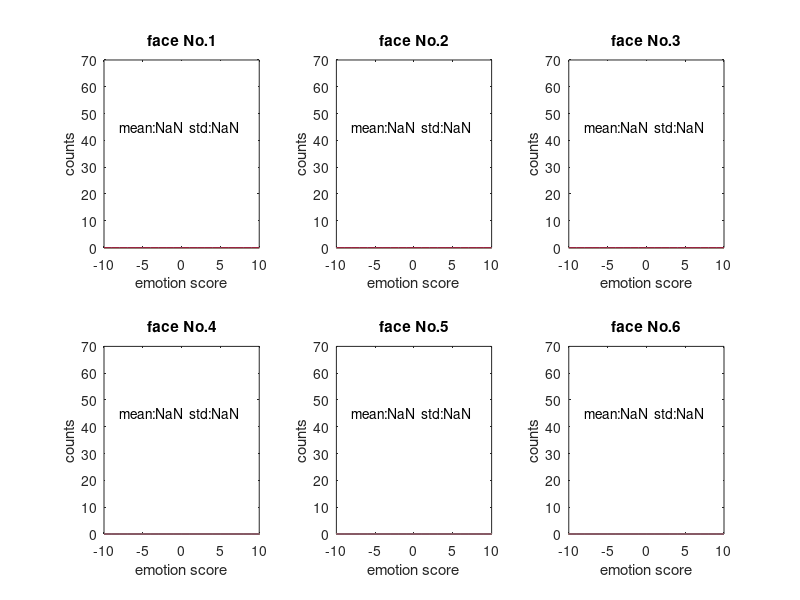

Reproduce this figure in MATLAB.
clear all;
close all;
 
singleOutlierStd= 2; 
overallOutlierStd = 2;
 
files = dir( 'Ensem_result_*.txt');
subjectNum = length(files);
 
data_raw = cell(subjectNum,5,6);
data_normed_byFace = cell(subjectNum,5,6);
data_normed_byIden = cell(subjectNum,5,6);
 
%====== these are the matrix you need ======%
avg_raw = zeros(subjectNum,5,3);
avg_normed_byFace = zeros(subjectNum,5,3);
avg_normed_byIden = zeros(subjectNum,5,3);
%===========================================%
 
 
%===== Read in data & Exclude Outlier======%
 
    % exclude outlier based on subject's own std
    raw_byFace_computeOutlier = cell(6);
    sub_low = zeros(subjectNum,6);
    sub_high = zeros(subjectNum,6);
 
    for sub = 1:subjectNum
        [isExp cond target judgement noBreak stairCase t1 t2 t3 t4 s1 s2 s3 s4 rep p1 p2 p3 p4]= textread(files(sub).name,'%d %d %d %d %d %d %f %f %f %f %d %d %d %d %d %d %d %d %d');
        temp_byFace = cell(6);
 
        for i=1:length(isExp)
            if noBreak(i) && isExp(i)
                temp_byFace{target(i)}(end+1) = judgement(i);
            end
        end
         
        for i = 1:6
            sub_low(sub,i) = mean(temp_byFace{i}) - singleOutlierStd * std(temp_byFace{i});
            sub_high(sub,i) = mean(temp_byFace{i}) + singleOutlierStd * std(temp_byFace{i});
        end
         
        for i=1:length(isExp)
            if isExp(i)
                isOutlier = judgement(i)< sub_low(sub,target(i)) && judgement(i) > sub_high(sub,target(i));
                if noBreak(i) && isExp(i) && ~isOutlier
                    raw_byFace_computeOutlier{target(i)}(end+1) = judgement(i);
                end
            end
        end
         
    end
     
    % exclude outlier based on overall distribution
    all_high = [];
    all_low = [];
    for i=1:6
        all_high(i) = mean(raw_byFace_computeOutlier{i}) + overallOutlierStd *std(raw_byFace_computeOutlier{i});
        all_low(i) = mean(raw_byFace_computeOutlier{i}) - overallOutlierStd *std(raw_byFace_computeOutlier{i});
    end
 
    for sub = 1:subjectNum
         [isExp cond target judgement noBreak stairCase t1 t2 t3 t4 s1 s2 s3 s4 rep p1 p2 p3 p4]= textread(files(sub).name,'%d %d %d %d %d %d %f %f %f %f %d %d %d %d %d %d %d %d %d');
         for i=1:length(isExp)
            if isExp(i) && noBreak(i)
                isOutlier_sub = judgement(i)>sub_high(sub,target(i)) || judgement(i)<sub_low(sub,target(i));
                isOutlier_all = judgement(i)>all_high(target(i)) || judgement(i)<all_low(target(i));
                if noBreak(i) && ~isOutlier_all  && ~isOutlier_sub
                    data_raw{sub,cond(i),target(i)}(end+1) = judgement(i);
                end
            end
        end
    end
     
% ======== Draw Overall Distribution Chart==== %      
 
figure
        for j = 1:6
        x_dis = -10:10;
        y_dis = zeros(21);
         
        for i = 1:length(raw_byFace_computeOutlier{j})
            iden = raw_byFace_computeOutlier{j}(i) +11;
            y_dis(iden) = y_dis(iden)+1;
        end
         
        subplot(2,3,j)
            plot(x_dis,y_dis);
            axis([-10,10,0,70]);
            stat = {['mean:' num2str(mean(raw_byFace_computeOutlier{j})) '  std:' num2str(std(raw_byFace_computeOutlier{j}))]};
            text(-8,45,stat);
            text(all_high(j),5,'|');
            text(all_low(j),5,'|');
            ylabel('counts');
            xlabel('emotion score');
            title(['face No.' num2str(j) ]);
 
        end
     
%====== Normalized Data By Identity ========%
 
    % get average & std for each identity
    for sub = 1:subjectNum
         
    for identity = 1:2
        temp = [];
        for face = 3*identity-2 : 3*identity
                for ensum = 1:5
                    for i = 1:length(data_raw{sub,ensum,face})
                    temp(end+1) = data_raw{sub,ensum,face}(i); end
                end
        end
        avg_iden(identity) = nanmean(temp);
        std_iden(identity) = nanstd(temp);
    end
 
    % nomalization
        for face = 1:6
            if face >= 1 && face <= 3 iden = 1; end
            if face >= 4 && face <= 6 iden = 2; end
                for ensum = 1:5
                    for i = 1:length(data_raw{sub,ensum,face})
                    data_normed_byIden{sub,ensum,face}(i) = (data_raw{sub,ensum,face}(i)-avg_iden(iden)) / std_iden(iden); end
                end
         end
    end
 
%======Normalized Data By Face ========%
 
% get average & std for each identity
 
    for sub = 1:subjectNum
        avg_face = [];
        std_face = [];
   
        for face = 1:6
            temp = [];
            for ensum = 1:5
                for i = 1:length(data_raw{sub,ensum,face})
                temp(end+1) = data_raw{sub,ensum,face}(i); end
            end
            avg_face(face) = nanmean(temp);
            std_face(face) = nanstd(temp);
        end
 
        % nomalization
        for face = 1:6
            for ensum = 1:5
                for i = 1:length(data_raw{sub,ensum,face})
                     
                data_normed_byFace{sub,ensum,face}(i) = (data_raw{sub,ensum,face}(i)-avg_face(face)) / std_face(face); end
            end
        end
    end
     
%==== Get Mean ====%    
 
    avg_raw = zeros(subjectNum,5,3);
    avg_normed_byIden = zeros(subjectNum,5,3);
    avg_normed_byFace = zeros(subjectNum,5,3);
    temp_raw = cell(subjectNum,5,3);
    temp_normed_byIden = cell(subjectNum,5,3);
    temp_normed_byFace = cell(subjectNum,5,3);
     
    for face = 1:6
        if face == 1 || face == 4 emotion = 1; end
        if face == 2 || face == 5 emotion = 2; end
        if face == 3 || face == 6 emotion = 3; end
             
        for sub = 1:subjectNum
            for ensum = 1:5
            temp_raw{sub,ensum,emotion}(end+1) = mean(data_raw{sub,ensum,face});
            temp_normed_byFace{sub,ensum,emotion}(end+1) = mean(data_normed_byFace{sub,ensum,face});
            temp_normed_byIden{sub,ensum,emotion}(end+1) = mean(data_normed_byIden{sub,ensum,face});
            end
        end
    end
     
    for emotion = 1:3
        for sub = 1:subjectNum
            for ensum = 1:5
            avg_raw(sub,ensum,emotion) = mean(temp_raw{sub,ensum,emotion});
            avg_normed_byFace(sub,ensum,emotion) = mean(temp_normed_byFace{sub,ensum,emotion});
            avg_normed_byIden(sub,ensum,emotion) = mean(temp_normed_byIden{sub,ensum,emotion});
            end
        end
    end
     
    disp(avg_normed_byFace);
    
    overall = [];
    for ensum = 1:5
        temp = [];
        for sub = 1:subjectNum
            for emotion  =1:3
                temp(end+1) = avg_normed_byFace(sub,ensum,emotion);
            end
        end
        overall(ensum) = mean(temp);
    end
    disp('overall average');
    disp('most negative ensum condition ---------- most positive');
    disp(overall);
 
%     x = cell(1,5);
%     y = cell(1,5);
%     
%     mapping = [1 2 3 1 2 3];
%     for ensum = 1:5
%         for sub = 1:subjectNum
%             for face = 1:6
%                y{ensum}(end+1) = avg_normed_byFace(sub,ensum,mapping(face));
%                x{ensum}(end+1) = mapping(face);
%             end
%         end
%     end
%     
%     style = ['rx' 'mo' 'b*' 'y#' 'gv'];
%    figure
%         scatter(x{1},y{1},style(1));
%         hold on;
%         for i  = 2:5
%         scatter(x{i},y{i},style(i));       
%         end
%         lsline;
%         xlabel('Emotion');
%         ylabel('percieved average emotion(normalized by face)');
%         title('scatter plot based on mean data');
%         legend('4F','3F1H','2F2H','1F3H','4H');